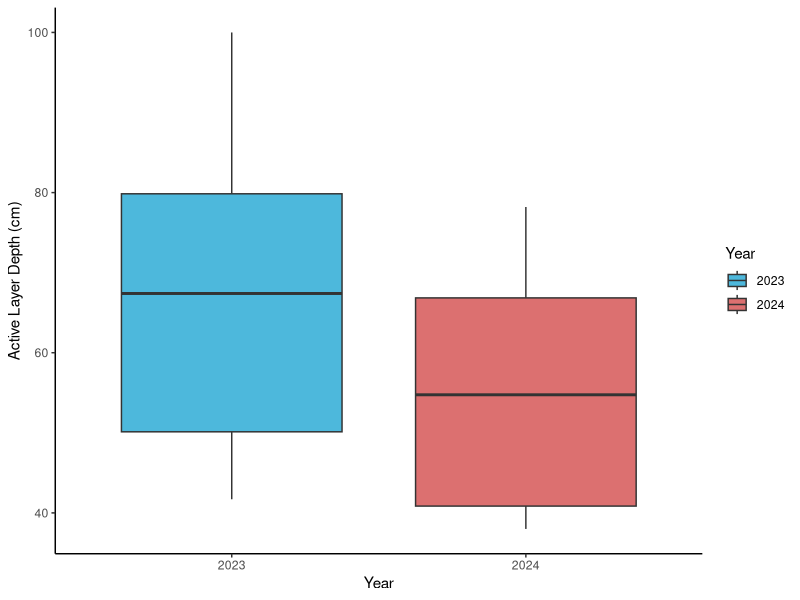
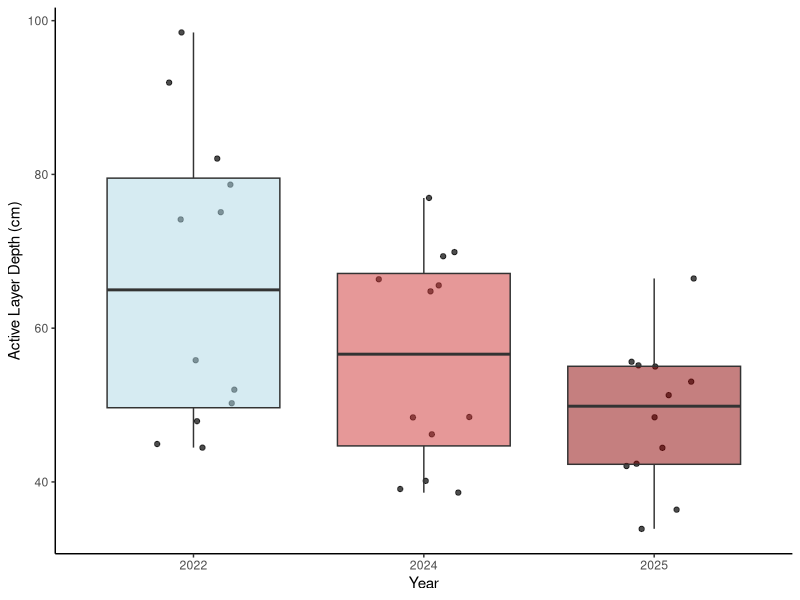

Write the R code that produced these figures, in order. (Note: this script raises an error after producing the figures.)
# ACTIVE LAYER DEPTH COMPARISON
# 19/01/2026

# LOAD LIBRARIES----
library(ggplot2)
library(dplyr)
library(readxl)
library(tidyr)

# LOAD DATA----
ald_data <- read_excel("datasets/QHI_roots_data/active_layer_depths_data.xlsx")
ald_all_years<-read_excel("datasets/QHI_roots_data/active_layer_thaw_combined.xlsx")

# DATA CLEANING----
ald_data$year <- as.factor(ald_data$year)
ald_all_years$year <- as.factor(ald_all_years$year)

# ACTIVE LAYER 2022 VS 2024 ----
(ald_plot<-ald_data %>%
    filter(year %in% c(2023, 2024)) %>%
    ggplot(aes(x = year, y = depth, fill = as.factor(year))) +
    geom_boxplot(position = position_dodge(width = 0.8), alpha = 0.7) +
    labs(
      x = "Year",
      y = "Active Layer Depth (cm)",
      fill = "Year") +
    scale_fill_manual(values = c("2023" = "deepskyblue3", "2024" = "brown3"))+
    theme_classic() 
)

# WTF is active layer depth decreasing post heatwave- surely over the years active layer is getting bigger from permafrost thawing 
# some explanations 
# 1. Measurement error or inconsistencies in data collection methods between years or mixed up two years when putting data folder together 
# 2. Unusual weather patterns in 2024 that led to shallower active layers, such as increased precipitation or cooler temperatures (though doesn't correlate with temperature data)
# 3. Changes in vegetation cover or soil composition that could affect insulation and heat transfer to the permafrost layer- i.e. increase in vegetation cover, more mosses under warmer temperatures, create blanket and insulate?

# OLD PLOT -- ACTIVE LAYER 2022, 2024, 2025 COMPARISON----
(ald_all_years_plot<-ald_all_years %>%
    ggplot(aes(x = year, y = thaw_av, fill = as.factor(year))) +
    geom_jitter(width = 0.2, alpha = 0.7) +
    geom_boxplot(position = position_dodge(width = 0.8), alpha = 0.5) +
    labs(
      x = "Year",
      y = "Active Layer Depth (cm)",
      fill = "Year") +
    scale_fill_manual(values = c("2022" = "lightblue", "2024" = "brown3", "2025"= "darkred"))+
    theme_classic()+
    theme(legend.position = "none")
)

# Why is active layer decreasing over time? Unless its been labelled wrong and instead of active layer it should be permafrost layer? But how would they measure that?
# Makes more sense that over the years, with heatwaves and CC for active layer depth to increase as permafrost thaw increases?
# worth noting though that our root core depths only go to 30 cm which isn't even the minimum of any of these ald 
# so maybe the active layer depth data is correct but our root data isn't deep enough to capture roots in the full active layer?


# NEW PLOT- ACTIVE LAYER 2022, 2024, 2025 COMPARISON----

# clean data
ald_all_years <- ald_all_years %>%
  mutate(year = as.factor(year))
# filter data for in 2022 doy 217, in 2024 doy 223 & 224, in 2025 doy 223 & 225
ald_filtered <- ald_all_years %>%
  filter((year == 2022 & doy == 217) |
           (year == 2023 & doy == 228) |
           (year == 2024 & doy %in% c(223, 224)) |
           (year == 2025 & doy %in% c(223, 225)))
# filtering for last sampling dates in each year to compare ALD across years 

# plot 
(ald_all_years_plot <- ggplot(ald_filtered, aes(x = year, y = thaw_av, fill = year)) +
    geom_jitter(width = 0.2, alpha = 0.7) +
    geom_boxplot(position = position_dodge(width = 0.8), alpha = 0.5) +
    labs(title = "Active Layer Depth Across Years at End of Growing Season",
         x = "Year",
         y = "Active Layer Depth (cm)") +
    scale_fill_manual(values = c("2022" = "brown1","2023"= "brown2", "2024" = "brown3", "2025"= "darkred"))+
    theme_classic() +
    theme(legend.position = "none")
)


# ANOVA TEST ACTIVE LAYER DEPTH YEARS----
anova_ald<- aov(thaw_av ~ year, data = ald_all_years)
summary(anova_ald)
# significant difference in active layer depth between years (p-value = 0.0213)


# CHECK ASSUMPTIONS----
# normality of residuals
plot(anova_ald)
shapiro.test(residuals(anova_ald))
hist(residuals(anova_ald))
# normal?

# homogeneity of variance
bartlett.test(thaw_av ~ year, data = ald_all_years)
# also fine


# ACTIVE LAYER PAST YEARS----
# incls years post large thaw in 2023 
(ald_all_years_plot<-ald_all_years %>%
    ggplot(aes(x = year, y = thaw_av)) +
    geom_point(alpha = 0.5) +
    geom_smooth(method = "lm")+
    labs(x = "Year",
         y = "Active Layer Depth (cm)") +
   annotate("text", x = 1990, y = 5, label = "R2 = 0.004", size = 5, color = "black")+
    theme_classic()+
    theme(axis.text.x = element_text(angle = 45, hjust = 1))+
   scale_y_reverse()+
   geom_hline(yintercept = 0, linetype = "dashed", color = "black", linewidth = 1)
   
)

# analysis of the line- not right, want to determine significance of ald across all years 
mod1 <- lm(thaw_av ~ as.numeric(as.character(year)), data = ald_all_years)
summary(mod1)
# p= 0.04861 - significant but when look at r2 value its 0.004
# very weak relationship between year and ald
# thaw depth decreasing by 0.10cm per year
# very small trend, but let's see what happens when we exclude the 2024 and 2025


# normality of residuals
plot(mod1)
shapiro.test(residuals(mod1))
hist(residuals(mod1))
# normal


# interesting, inclusion of 2024 and 2024 now changes the pattern
# from Isla's report, up until 2023, ALDs were increasing, but now decreasing/not changed now since 1986
# but this hides what has actually been happening i.e. the large thawing in 2023
# climate change is impacting, unlike what this figure would suggets 


# do figure removing years 2024 and 2025 to see how its been increasing ALD 
ald_pre2023 <- ald_all_years %>%
  filter(year %in% c(1986:2023))



(ald_pre2023_plot<-ald_pre2023 %>%
    ggplot(aes(x = year, y = thaw_av)) +
    geom_point(alpha = 0.5) +
    geom_smooth(method = "lm")+
    labs(x = "Year",
         y = "Active Layer Depth (cm)") +
    annotate("text", x = 1990, y = 5, label = "R2 = 0.24", size = 5, color = "black")+
    theme_classic()+
    theme(axis.text.x = element_text(angle = 45, hjust = 1))+
    scale_y_reverse()+
    geom_hline(yintercept = 0, linetype = "dashed", color = "black", linewidth = 1)
)
 



mod2 <- lm(thaw_av ~ as.numeric(as.character(year)), data = ald_pre2023)
summary(mod2)
# p <0,0001 - highly significant
# strong increasing trend - thaw depth increasing by 0.68 cm per year 
# r2 = 0.24, not amazing but good for natural data 
# means something happened in 2023- i.e. the thawing!
  # Pre-2023: Clear, strong increasing trend in thaw depth (deeper thawing over time)
  # Full dataset: Weak decreasing trend overall

# why? - multiple reasons we think
# 1. 2023 was an anomalous year with extreme heatwave causing unprecedented thawing- evidenced 
# 2. colder winters in 2024 delayed snowmelt (shown by later 100% snow free dates)- evidenced 
# 3. this caused a shorter thaw season, leading to shallower maximum thaw depth 
# 4. the active layer detachments/alds observed in 2023 remove the deepest thaw zones
  # why- slumps typically occur where thaw is deepest and ice lens becomes unstable - literature 
  # when deep thaw areas detatch and slide away, left measuring shallower more stable areas, hence reducing active layer depth in 2024 and 2025 


# COMBINE FIGURES----
library(patchwork)
combined_ald_plot<- ald_pre2023_plot | ald_all_years_plot
combined_ald_plot
